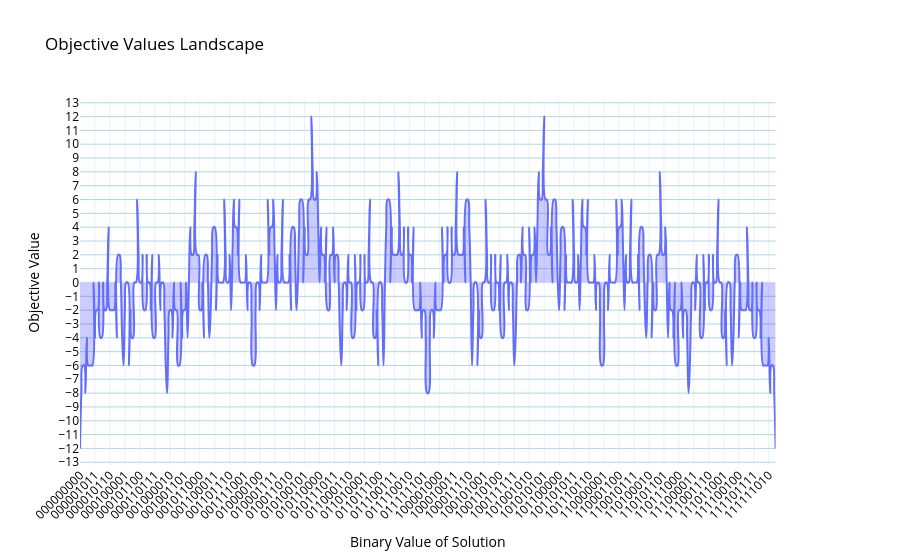

Notebook source saved alongside this figure:
### Markdown cell above
# Using this in a pseudo wavefunction collapse like algorithm! 

Let us begin by defining a simple function. WFC in essence is a constraint solving algorithm using a special local solution technique. However here we will jsut construct a constraint matrix that either generates checkerboard patterns of land and sea, or a fully land block or a fully water block. Here we do not derive the rules from the image.

### Code cell
def generate_wfc_constraints(grid_width, grid_height, rule="different"):
    """
    Generates an H matrix and v vector for a basic WFC grid.
    
    Args:
        grid_width (int): Number of columns in the WFC grid.
        grid_height (int): Number of rows in the WFC grid.
        rule (str): "different" (checkerboard) or "same" (solid block).
                    This sets the target vector v.
                    
    Returns:
        H (np.ndarray): The constraint matrix (equations x variables).
        v (np.ndarray): The target state vector for the constraints.
    """
    num_variables = grid_width * grid_height
    equations = []
    
    def get_index(x, y):
        return y * grid_width + x

    for y in range(grid_height):
        for x in range(grid_width):
            current_idx = get_index(x, y)
            
            # Right neighbor constraint
            if x < grid_width - 1:
                right_idx = get_index(x + 1, y)
                eq = [0] * num_variables
                eq[current_idx] = 1
                eq[right_idx] = 1
                equations.append(eq)
                
            # Bottom neighbor constraint
            if y < grid_height - 1:
                bottom_idx = get_index(x, y + 1)
                eq = [0] * num_variables
                eq[current_idx] = 1
                eq[bottom_idx] = 1
                equations.append(eq)
                
    # Create the H matrix (rows = equations, cols = variables)
    B_matrix = np.array(equations)
    
    # Create the v vector based on the rule
    num_equations = len(equations)
    if rule == "different":
        # Neighbors must have different states (XOR = 1)
        v_vector = np.ones(num_equations, dtype=int)
    elif rule == "same":
        # Neighbors must have the same state (XOR = 0)
        v_vector = np.zeros(num_equations, dtype=int)
    else:
        raise ValueError("Rule must be 'different' or 'same'")
        
    return B_matrix, v_vector

# Define size 

grid_w, grid_h = 3, 3 
B_wfc, v_wfc = generate_wfc_constraints(grid_w, grid_h, rule="different")
n = len(B_wfc[0]) 
print(f"Generated H matrix for {grid_w}x{grid_h} WFC grid:\n{B_wfc}")
print(f"\nGenerated v vector:\n{v_wfc}")
brute_force_results = brute_force_max(B_wfc, v_wfc)
plot_results_union_plotly(
    brute_force_results,
    {},
    plot_name="Objective Values Landscape",
    spline_smoothing=1.3
)

### Figure 1 — Plotly figure (JSON) as saved in the notebook; plotly's stock layout.template omitted (floating-point values rounded to 4 significant figures; data arrays with more than 128 entries replaced by an {"elided": "..."} marker saying what was removed)
{"data": [{"fill": "tozeroy", "fillcolor": "rgba(0,0,255,0.2)", "line": {"shape": "spline", "smoothing": 1.3}, "mode": "lines", "name": "Objective Value", "type": "scatter", "x": {"elided": "512 str values"}, "xaxis": "x", "y": {"elided": "512 int values"}, "yaxis": "y"}], "layout": {"font": {"color": "black"}, "legend": {"orientation": "h", "x": 0.5, "xanchor": "center", "y": 1.02, "yanchor": "bottom"}, "title": {"text": "Objective Values Landscape"}, "xaxis": {"anchor": "y", "domain": [0, 0.94], "tickangle": -45, "title": {"text": "Binary Value of Solution"}}, "yaxis": {"anchor": "x", "domain": [0, 1], "dtick": 1, "gridcolor": "lightblue", "range": [-13.2, 13.2], "showgrid": true, "tick0": 0, "title": {"text": "Objective Value"}}, "yaxis2": {"anchor": "x", "overlaying": "y", "side": "right"}}}
